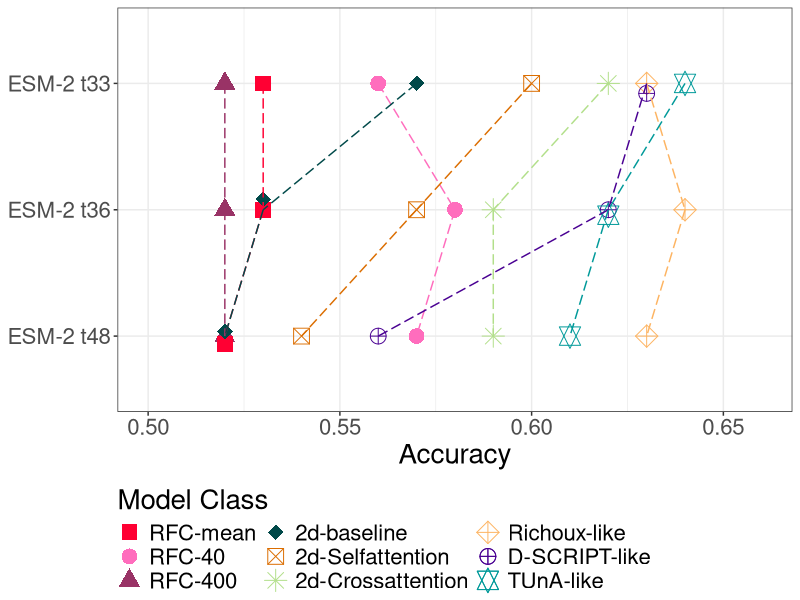
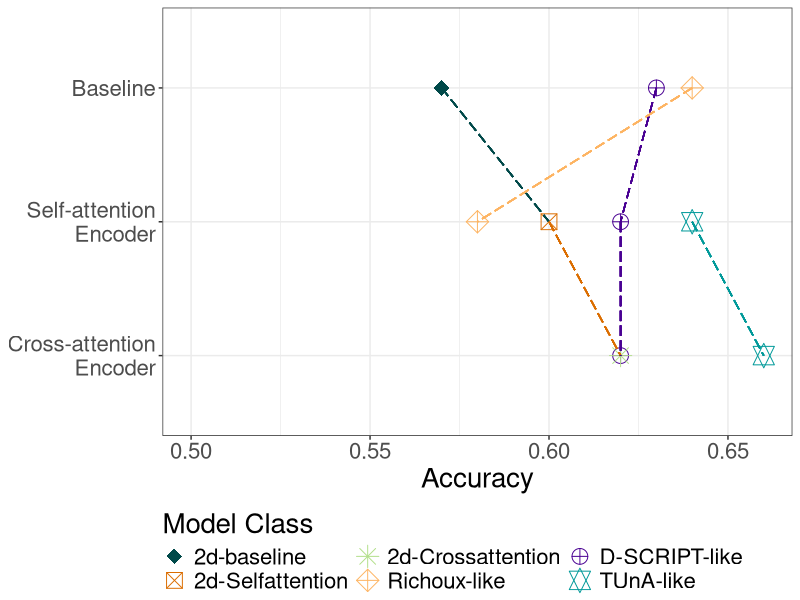
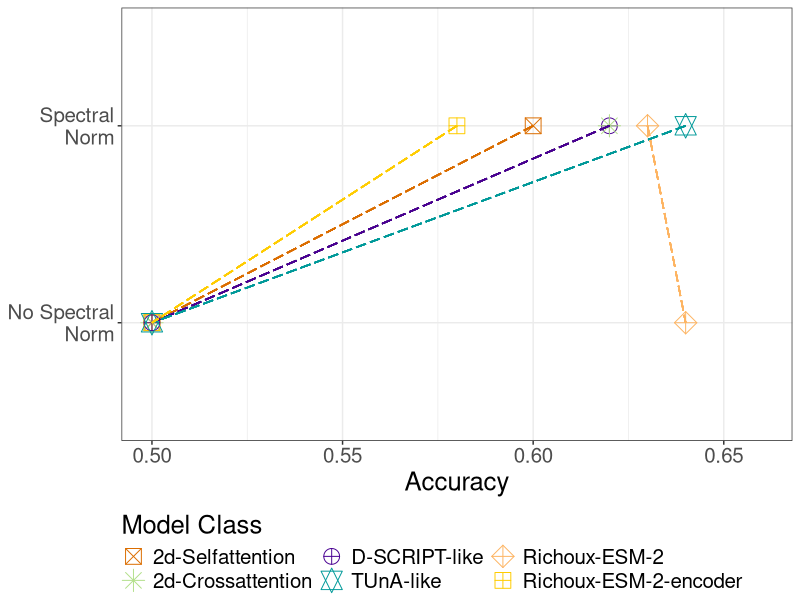
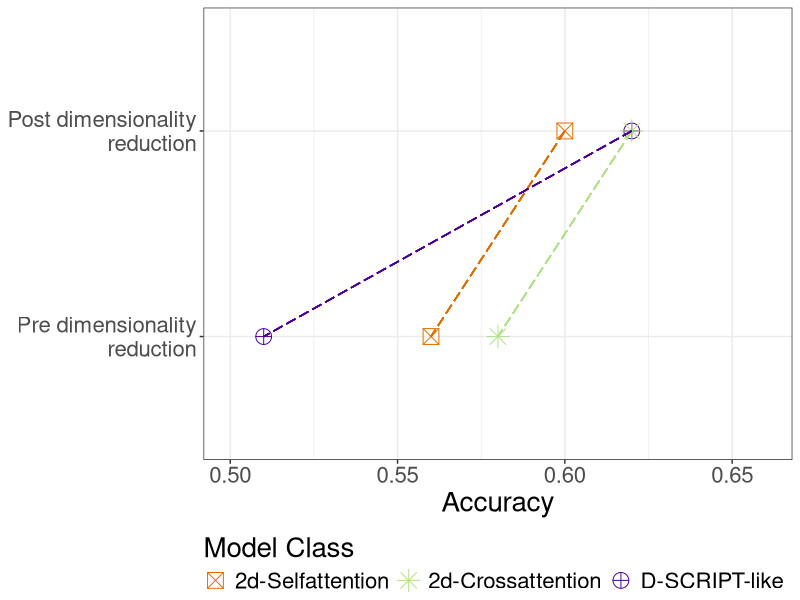
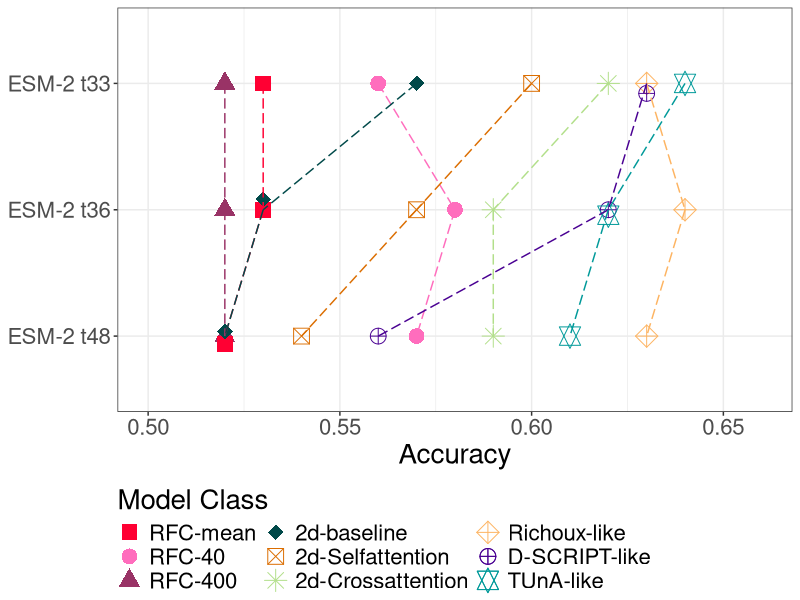
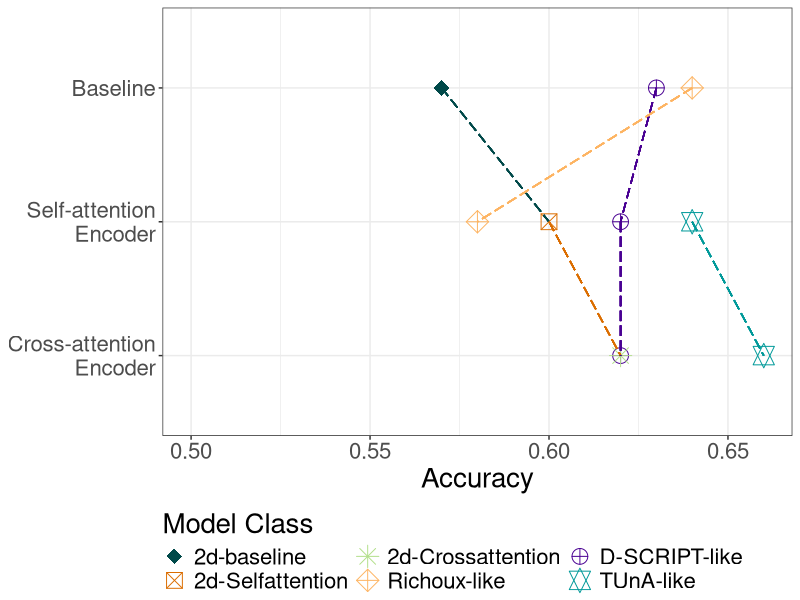
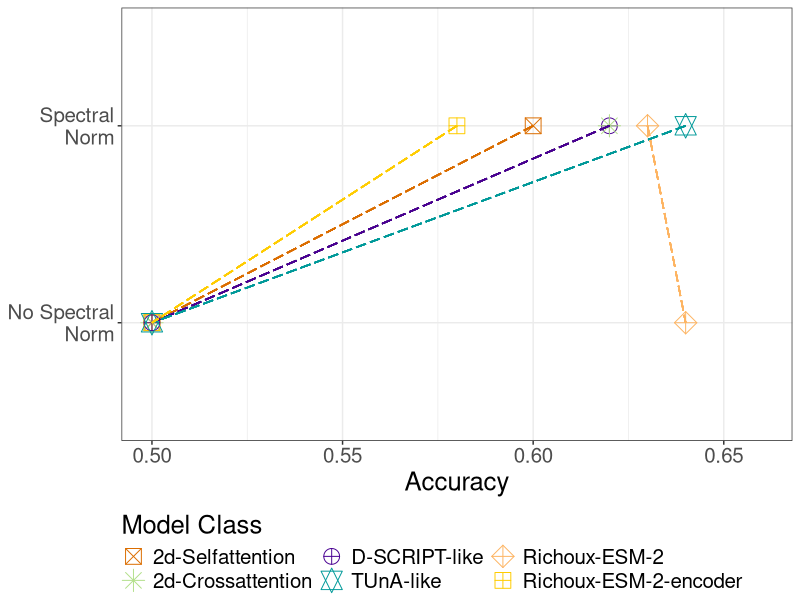
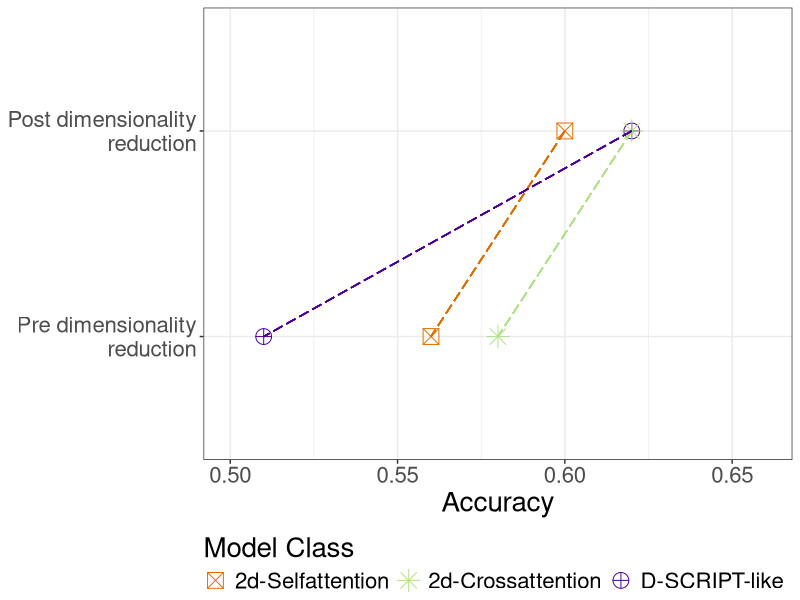

Recreate these plots in R, in order.
library(data.table)
library(ggplot2)
library(pheatmap)
library(RColorBrewer)
library(xtable)

# Load data
data <- fread("model_modifications.csv")
colnames(data) <- c('Model-Full-Name', 'Accuracy')
data$Model <- data$`Model-Full-Name`
data[Model == "TUnA-no-spectral", Model := "Enc., No Spec. Norm"]
data[Model == "TUnA-unpadded", Model :="No padding"]
data[Model == "TUnA-crossattention", Model :="Enc. Cross"]
data[Model == "TUnA t33", Model :="t33"]
data[Model == "TUnA t36", Model :="t36"]
data[Model == "TUnA t48", Model :="t48"]
data[Model == "D-SCRIPT-ESM-2-encoder-pre-reduction-no-spectral", Model :="Enc., No Spec. Norm"]
data[Model == "D-SCRIPT-ESM-2-encoder-pre-reduction", Model :="Enc. Pre"]
data[Model == "D-SCRIPT-ESM-2 t48", Model :="t48"]
data[Model == "D-SCRIPT-ESM-2-encoder-crossattention", Model :="Enc. Cross"]
data[Model == "D-SCRIPT-ESM-2-encoder-post-reduction", Model :="Enc., Spec. Norm"]
data[Model == "D-SCRIPT-ESM-2 t36", Model :="t36"]
data[Model == "D-SCRIPT-ESM-2 t33", Model :="t33"]
data[Model == "Richoux-ESM-2-encoder-no-spectral", Model :="Enc., No Spec. Norm"]
data[Model == "Richoux-ESM-2-encoder-spectral", Model :="Enc., Spec. Norm"]
data[Model == "Richoux-ESM-2-spectral", Model :="Spec. Norm"]
data[Model == "Richoux-ESM-2 t33", Model :="t33"]
data[Model == "Richoux-ESM-2 t36", Model :="t36"]
data[Model == "Richoux-ESM-2 t48", Model :="t48"]
data[Model == "2d-Crossattention-no-spectral", Model :="Enc., No Spec. Norm"]
data[Model == "2d-Crossattention-encoder-pre-reduction", Model :="Enc. Pre"]
data[Model == "2d-Crossattention t33", Model :="t33"]
data[Model == "2d-Crossattention t36", Model :="t36"]
data[Model == "2d-Crossattention t48", Model :="t48"]
data[Model == "2d-Selfattention-no-spectral", Model :="Enc., No Spec. Norm"]
data[Model == "2d-Selfattention t33", Model :="t33"]
data[Model == "2d-Selfattention t36", Model :="t36"]
data[Model == "2d-Selfattention t48", Model :="t48"]
data[Model == "2d-Selfattention-encoder-pre-reduction", Model := "Enc. Pre"]
data[Model == "2d-baseline t33", Model := "t33"]
data[Model == "2d-baseline t36", Model := "t36"]
data[Model == "2d-baseline t48", Model := "t48"]
data[Model == "RFC-mean t33", Model := "t33"]
data[Model == "RFC-mean t36", Model := "t36"]
data[Model == "RFC-mean t48", Model := "t48"]
data[Model == "RFC-40 t33", Model := "t33"]
data[Model == "RFC-40 t36", Model := "t36"]
data[Model == "RFC-40 t48", Model := "t48"]
data[Model == "RFC-400 t33", Model := "t33"]
data[Model == "RFC-400 t36", Model := "t36"]
data[Model == "RFC-400 t48", Model := "t48"]


data[, `Model Class` := c(
  rep('RFC-40', 3), 
  rep('RFC-400', 3), 
  rep('RFC-mean', 3), 
  rep('2d-baseline', 3), 
  rep('2d-Selfattention', 5),
  rep('2d-Crossattention', 5),
  rep('Richoux-like', 6),
  rep('D-SCRIPT-like', 7),
  rep('TUnA-like', 6)
  )]
data[, `Model Class` := factor(`Model Class`, levels = c(
  'RFC-mean',
  'RFC-40',
  'RFC-400',
  '2d-baseline', 
  '2d-Selfattention',
  '2d-Crossattention',
  'Richoux-like',
  'D-SCRIPT-like',
  'TUnA-like'
  ))]

custom_colors = c(
  "RFC-mean"="#ff0033",
  "RFC-40"="#ff6dbd",
  "RFC-400"="#993366",
  "2d-baseline"="#004949",
  "2d-Selfattention"="#db6d00",
  "2d-Crossattention"="#B2DF8A",
  "Richoux-like"="#FDB462", 
  "D-SCRIPT-like"="#490092",
  "TUnA-like"="#009999"
  )

custom_shapes <- c(
  "RFC-mean"=15,
  "RFC-40"=16,
  "RFC-400"=17,
  "2d-baseline"=18,
  "2d-Selfattention"=7,
  "2d-Crossattention"=8,
  "Richoux-like"=9, 
  "D-SCRIPT-like"=10,
  "TUnA-like"=11
)

data[, Model := factor(Model, 
                       levels = rev(c("t33", "t36", "t48", 
                                  "Enc., Spec. Norm", "Enc., No Spec. Norm",
                                  "Enc. Pre", "Enc. Cross", "Spec. Norm", "No padding")))]
data <- data[order(Model)]
data$Modification <- c(rep("Other", 14), rep("Embedding Size", 41-14))

data <- data[order(Model, Accuracy)]
data[, diffFromLast := Accuracy - shift(Accuracy, n=1, type="lag"), by=Model]
nonJitterPoints <- data[is.na(diffFromLast) | (diffFromLast > 0)]
jitterPoints <- data[which(diffFromLast <= 0)]
nonJitterPoints <- nonJitterPoints[Modification != "Other"]
jitterPoints <- jitterPoints[Modification != "Other"]
nonJitterPoints[Model == "t33", Model := "ESM-2 t33"]
nonJitterPoints[Model == "t36", Model := "ESM-2 t36"]
nonJitterPoints[Model == "t48", Model := "ESM-2 t48"]
jitterPoints[Model == "t33", Model := "ESM-2 t33"]
jitterPoints[Model == "t36", Model := "ESM-2 t36"]
jitterPoints[Model == "t48", Model := "ESM-2 t48"]

nonJitterPoints[, Model := factor(Model, levels = rev(c("ESM-2 t33", "ESM-2 t36", "ESM-2 t48")))]
jitterPoints[, Model := factor(Model, levels = rev(c("ESM-2 t33", "ESM-2 t36", "ESM-2 t48")))]

ggplot() +
  geom_point(size=5, data=nonJitterPoints, aes(x = Accuracy, y = Model, color = `Model Class`, shape = `Model Class`))+
  geom_point(size=5, data=jitterPoints, aes(x = Accuracy, y = Model, color = `Model Class`, shape = `Model Class`), position = position_jitter(height=0.1, width=0, seed=5))+
  scale_shape_manual(values=custom_shapes)+
  xlim(0.5, 0.66)+
  scale_color_manual(values=custom_colors)+
  theme_bw()+
  geom_segment(aes(x = 0.53, xend = 0.53, y = "ESM-2 t33", yend = "ESM-2 t36"), linetype = "longdash", color = "#ff0033")+
  geom_segment(aes(x = 0.53, xend = 0.52, y = "ESM-2 t36", yend = "ESM-2 t48"), linetype = "longdash", color = "#ff0033")+
  geom_segment(aes(x = 0.56, xend = 0.58, y = "ESM-2 t33", yend = "ESM-2 t36"), linetype = "longdash", color = "#ff6dbd")+
  geom_segment(aes(x = 0.58, xend = 0.57, y = "ESM-2 t36", yend = "ESM-2 t48"), linetype = "longdash", color = "#ff6dbd")+
  geom_segment(aes(x = 0.52, xend = 0.52, y = "ESM-2 t33", yend = "ESM-2 t36"), linetype = "longdash", color = "#993366")+
  geom_segment(aes(x = 0.52, xend = 0.52, y = "ESM-2 t36", yend = "ESM-2 t48"), linetype = "longdash", color = "#993366")+
  geom_segment(aes(x = 0.57, xend = 0.53, y = "ESM-2 t33", yend = "ESM-2 t36"), linetype = "longdash", color = "#004949")+
  geom_segment(aes(x = 0.53, xend = 0.52, y = "ESM-2 t36", yend = "ESM-2 t48"), linetype = "longdash", color = "#004949")+
  geom_segment(aes(x = 0.6, xend = 0.57, y = "ESM-2 t33", yend = "ESM-2 t36"), linetype = "longdash", color = "#db6d00")+
  geom_segment(aes(x = 0.57, xend = 0.54, y = "ESM-2 t36", yend = "ESM-2 t48"), linetype = "longdash", color = "#db6d00")+
  geom_segment(aes(x = 0.62, xend = 0.59, y = "ESM-2 t33", yend = "ESM-2 t36"), linetype = "longdash", color = "#B2DF8A")+
  geom_segment(aes(x = 0.59, xend = 0.59, y = "ESM-2 t36", yend = "ESM-2 t48"), linetype = "longdash", color = "#B2DF8A")+
  geom_segment(aes(x = 0.63, xend = 0.64, y = "ESM-2 t33", yend = "ESM-2 t36"), linetype = "longdash", color = "#FDB462")+
  geom_segment(aes(x = 0.64, xend = 0.63, y = "ESM-2 t36", yend = "ESM-2 t48"), linetype = "longdash", color = "#FDB462")+
  geom_segment(aes(x = 0.63, xend = 0.62, y = "ESM-2 t33", yend = "ESM-2 t36"), linetype = "longdash", color = "#490092")+
  geom_segment(aes(x = 0.62, xend = 0.56, y = "ESM-2 t36", yend = "ESM-2 t48"), linetype = "longdash", color = "#490092")+
  geom_segment(aes(x = 0.64, xend = 0.62, y = "ESM-2 t33", yend = "ESM-2 t36"), linetype = "longdash", color = "#009999")+
  geom_segment(aes(x = 0.62, xend = 0.61, y = "ESM-2 t36", yend = "ESM-2 t48"), linetype = "longdash", color = "#009999")+
  guides(color=guide_legend(nrow=2), shape=guide_legend(nrow=3))+
  theme(text = element_text(size=20), 
        axis.title.y = element_blank(),
        legend.position="bottom", 
        legend.direction="vertical",
        legend.margin=margin(),
        legend.justification='left'
        )

ggsave("embedding_sizes.pdf", device = "pdf", width=8, height=4, dpi=300)

encoder_df <- data[`Model Class` %in% c("2d-baseline", "2d-Selfattention", "2d-Crossattention", "D-SCRIPT-like", "Richoux-like", "TUnA-like")]
encoder_df <- encoder_df[!(`Model Class` == "2d-baseline" & Model %in% c("t36", "t48"))]
encoder_df <- encoder_df[!(`Model Class` == "2d-Selfattention" & Model != "t33")]
encoder_df <- encoder_df[!(`Model Class` == "2d-Crossattention" & Model != "t33")]
encoder_df <- encoder_df[!(`Model Class` == "Richoux-like" & !Model %in% c("t36", "Enc., Spec. Norm"))]
encoder_df <- encoder_df[!(`Model Class` == "D-SCRIPT-like" & !Model %in% c("t33", "Enc., Spec. Norm", "Enc. Cross"))]
encoder_df <- encoder_df[!(`Model Class` == "TUnA-like" & !Model %in% c("t33", "Enc. Cross"))]

encoder_df[, Model := ifelse(
  (`Model Class` == "2d-baseline") | 
    (`Model Class` == "Richoux-like" & Model == "t36") | 
    (`Model Class` == "D-SCRIPT-like" & Model == "t33"),
  "Baseline", ifelse(
    (`Model Class` == "2d-Selfattention") | 
      (`Model Class` == "TUnA-like" & Model == "t33") |
      (`Model Class` == "D-SCRIPT-like" & Model == "Enc., Spec. Norm") | 
      (`Model Class` == "Richoux-like" & Model == "Enc., Spec. Norm")
  ,
  "Self-attention\n Encoder",
  "Cross-attention\n Encoder")
)]

encoder_df[, Model := factor(Model, levels = rev(c("Baseline", "Self-attention\n Encoder", "Cross-attention\n Encoder")))]

ggplot(encoder_df, 
       aes(x = Accuracy, y = Model, color = `Model Class`, shape = `Model Class`))+
  geom_point(size=5)+
  # draw a line from "2d-baseline" to "2d-Selfattention"
  geom_segment(aes(x = 0.57, xend = 0.6, y = "Baseline", yend = "Self-attention\n Encoder"), linetype = "longdash", color = "#004949")+
  geom_segment(aes(x = 0.6, xend = 0.62, y = "Self-attention\n Encoder", yend = "Cross-attention\n Encoder"), linetype = "longdash", color = "#db6d00")+
  geom_segment(aes(x = 0.63, xend = 0.62, y = "Baseline", yend = "Self-attention\n Encoder"), linetype = "longdash", color = "#490092")+
  geom_segment(aes(x = 0.62, xend = 0.62, y = "Self-attention\n Encoder", yend = "Cross-attention\n Encoder"), linetype = "longdash", color = "#490092")+
  geom_segment(aes(x = 0.64, xend = 0.58, y = "Baseline", yend = "Self-attention\n Encoder"), linetype = "longdash", color = "#FDB462")+
  geom_segment(aes(x = 0.64, xend = 0.66, y = "Self-attention\n Encoder", yend = "Cross-attention\n Encoder"), linetype = "longdash", color = "#009999")+
  scale_shape_manual(values=custom_shapes)+
  scale_color_manual(values=custom_colors)+
  xlim(0.5, 0.66)+
  guides(color=guide_legend(nrow=2), shape=guide_legend(nrow=2))+
  theme_bw()+
  theme(text = element_text(size=20), 
        axis.title.y = element_blank(),
        legend.position="bottom", 
        legend.direction="vertical",
        legend.margin=margin(),
        legend.justification='left'
  )

ggsave("add_encoder.pdf", device = "pdf", width=8, height=4)

spec_norm_df <- data[`Model Class` %in% c("TUnA-like", "Richoux-like", "2d-Selfattention", "2d-Crossattention", "D-SCRIPT-like")]
spec_norm_df <- spec_norm_df[!(`Model Class` == "2d-Selfattention" & !Model %in% c("t33", "Enc., No Spec. Norm"))]
spec_norm_df <- spec_norm_df[!(`Model Class` == "2d-Crossattention" & !Model %in% c("t33", "Enc., No Spec. Norm"))]
spec_norm_df <- spec_norm_df[!(`Model Class` == "Richoux-like" & Model %in% c("t33", "t48"))]
spec_norm_df <- spec_norm_df[!(`Model Class` == "D-SCRIPT-like" & !Model %in% c("Enc., Spec. Norm", "Enc., No Spec. Norm"))]
spec_norm_df <- spec_norm_df[!(`Model Class` == "TUnA-like" & !Model %in% c("t33", "Enc., No Spec. Norm"))]

spec_norm_df[`Model Class` == "Richoux-like", `Model Class` := ifelse(
  Model %in% c("t36", "Spec. Norm"), "Richoux-ESM-2", "Richoux-ESM-2-encoder"
)]

spec_norm_df[, Model := ifelse(
  (`Model Class` == "2d-Selfattention" & Model == "t33") | 
    (`Model Class` == "2d-Crossattention" & Model == "t33") | 
    (`Model Class` == "Richoux-ESM-2" & Model == "Spec. Norm") |
    (`Model Class` == "Richoux-ESM-2-encoder" & Model == "Enc., Spec. Norm") |
    (`Model Class` == "D-SCRIPT-like" & Model == "Enc., Spec. Norm") | 
    (`Model Class` == "TUnA-like" & Model == "t33"),
  "Spectral\n Norm", "No Spectral\n Norm")]

custom_colors2 = c(
  "RFC-mean"="#ff0033",
  "RFC-40"="#ff6dbd",
  "RFC-400"="#993366",
  "2d-baseline"="#004949",
  "2d-Selfattention"="#db6d00",
  "2d-Crossattention"="#B2DF8A",
  "Richoux-ESM-2"="#FDB462", 
  "Richoux-ESM-2-encoder"="#ffcc00", 
  "D-SCRIPT-like"="#490092",
  "TUnA-like"="#009999"
)

custom_shapes2 <- c(
  "RFC-mean"=15,
  "RFC-40"=16,
  "RFC-400"=17,
  "2d-baseline"=18,
  "2d-Selfattention"=7,
  "2d-Crossattention"=8,
  "Richoux-ESM-2"=9, 
  "Richoux-ESM-2-encoder"=12, 
  "D-SCRIPT-like"=10,
  "TUnA-like"=11
)

spec_norm_df[, Model := factor(Model, levels = rev(c("Spectral\n Norm", "No Spectral\n Norm")))]

ggplot(spec_norm_df, 
       aes(x = Accuracy, y = Model, color = `Model Class`, shape = `Model Class`))+
  geom_point(size=5)+
  geom_segment(aes(x = 0.6, xend = 0.5, y = "Spectral\n Norm", yend = "No Spectral\n Norm"), linetype = "longdash", color = "#db6d00")+
  geom_segment(aes(x = 0.62, xend = 0.5, y = "Spectral\n Norm", yend = "No Spectral\n Norm"), linetype = "longdash", color = "#B2DF8A")+
  geom_segment(aes(x = 0.62, xend = 0.5, y = "Spectral\n Norm", yend = "No Spectral\n Norm"), linetype = "longdash", color = "#490092")+
  geom_segment(aes(x = 0.64, xend = 0.5, y = "Spectral\n Norm", yend = "No Spectral\n Norm"), linetype = "longdash", color = "#009999")+
  geom_segment(aes(x = 0.63, xend = 0.64, y = "Spectral\n Norm", yend = "No Spectral\n Norm"), linetype = "longdash", color = "#FDB462")+
  geom_segment(aes(x = 0.58, xend = 0.5, y = "Spectral\n Norm", yend = "No Spectral\n Norm"), linetype = "longdash", color = "#ffcc00")+
  scale_shape_manual(values=custom_shapes2)+
  scale_color_manual(values=custom_colors2)+
  xlim(0.5, 0.66)+
  guides(color=guide_legend(nrow=2), shape=guide_legend(nrow=2))+
  theme_bw()+
  theme(text = element_text(size=18.5), 
        axis.title.y = element_blank(),
        legend.position="bottom", 
        legend.direction="vertical",
        legend.margin=margin(),
        legend.justification='left'
  )
ggsave("remove_spec_norm.pdf", device="pdf", width=8, height=3)

encoder_placement <- data[`Model Class` %in% c("2d-Selfattention", "2d-Crossattention", "D-SCRIPT-like")]
encoder_placement <- encoder_placement[!(`Model Class` == "2d-Selfattention" & !Model %in% c("t33", "Enc. Pre"))]
encoder_placement <- encoder_placement[!(`Model Class` == "2d-Crossattention" & !Model %in% c("t33", "Enc. Pre"))]
encoder_placement <- encoder_placement[!(`Model Class` == "D-SCRIPT-like" & !Model %in% c("Enc. Pre", "Enc., Spec. Norm"))]

encoder_placement[, Model := ifelse(
  (`Model Class` == "2d-Selfattention" & Model == "t33") | 
    (`Model Class` == "2d-Crossattention" & Model == "t33") | 
    (`Model Class` == "D-SCRIPT-like" & Model == "Enc., Spec. Norm"),
  "Post dimensionality\nreduction", "Pre dimensionality\nreduction")]
encoder_placement[, Model := factor(Model, levels = c("Pre dimensionality\nreduction", "Post dimensionality\nreduction"))]

ggplot(encoder_placement, 
       aes(x = Accuracy, y = Model, color = `Model Class`, shape = `Model Class`))+
  geom_point(size=5)+
  geom_segment(aes(x = 0.6, xend = 0.56, y = "Post dimensionality\nreduction", yend = "Pre dimensionality\nreduction"), linetype = "longdash", color = "#db6d00")+
  geom_segment(aes(x = 0.62, xend = 0.58, y = "Post dimensionality\nreduction", yend = "Pre dimensionality\nreduction"), linetype = "longdash", color = "#B2DF8A")+
  geom_segment(aes(x = 0.62, xend = 0.51, y = "Post dimensionality\nreduction", yend = "Pre dimensionality\nreduction"), linetype = "longdash", color = "#490092")+
  scale_shape_manual(values=custom_shapes2)+
  scale_color_manual(values=custom_colors2)+
  xlim(0.5, 0.66)+
  guides(color=guide_legend(nrow=1), shape=guide_legend(nrow=1))+
  theme_bw()+
  theme(text = element_text(size=20), 
        axis.title.y = element_blank(),
        legend.position="bottom", 
        legend.direction="vertical",
        legend.margin=margin(),
        legend.justification='left'
  )
ggsave("encoder_placement.pdf", device="pdf", width=8.2, height=3)
